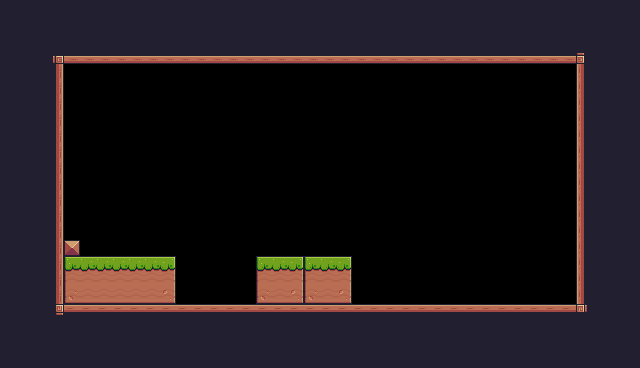

The image is a tile-based game level rendered from a .tmx file. Its description and complete source (layers, tilesets, objects, tile grids) follow:
An orthogonal 40x23 tile map with 16x16 px tiles, 1 tile layer (Background) and 1 object (Player).

<map version="1.10" tiledversion="1.12.1" orientation="orthogonal" renderorder="right-down" width="40" height="23" tilewidth="16" tileheight="16" infinite="0" nextlayerid="3" nextobjectid="3">
 <tileset firstgid="1" source="Pixel Adventure.tsx" />
 <layer id="1" name="Background" width="40" height="23">
  <data encoding="csv">
24,24,24,24,24,24,24,24,24,24,24,24,24,24,24,24,24,24,24,24,24,24,24,24,24,24,24,24,24,24,24,24,24,24,24,24,24,24,24,24,
24,24,24,24,24,24,24,24,24,24,24,24,24,24,24,24,24,24,24,24,24,24,24,24,24,24,24,24,24,24,24,24,24,24,24,24,24,24,24,24,
24,24,24,112,112,112,112,112,112,112,112,112,112,112,112,112,112,112,112,112,112,112,112,112,112,112,112,112,112,112,112,112,112,112,112,112,112,24,24,24,
24,24,24,92,134,134,134,134,134,134,134,134,134,134,134,134,134,134,134,134,134,134,134,134,134,134,134,134,134,134,134,134,134,134,134,134,93,24,24,24,
24,24,24,113,0,0,0,0,0,0,0,0,0,0,0,0,0,0,0,0,0,0,0,0,0,0,0,67,67,67,0,0,0,0,0,0,111,24,24,24,
24,24,24,113,0,0,0,0,0,0,0,0,0,0,0,0,0,0,0,0,0,0,0,0,0,0,0,0,0,0,0,0,0,0,0,0,111,24,24,24,
24,24,24,113,0,0,0,0,0,0,0,0,0,0,0,0,0,0,0,0,0,0,0,0,0,0,0,0,0,0,0,0,0,0,0,0,111,24,24,24,
24,24,24,113,0,0,0,0,0,0,0,0,0,0,0,0,0,0,0,0,0,0,0,0,0,0,0,0,0,0,0,0,0,0,0,0,111,24,24,24,
24,24,24,113,0,0,0,0,0,0,0,0,0,0,0,0,0,0,0,0,0,0,0,0,0,0,0,0,0,0,0,0,0,0,0,0,111,24,24,24,
24,24,24,113,0,0,0,0,0,0,0,0,0,0,0,0,0,0,0,0,0,0,0,0,0,0,0,0,0,0,0,0,0,0,0,0,111,24,24,24,
24,24,24,113,0,0,0,0,0,0,0,0,0,0,0,0,0,0,0,0,0,0,0,0,0,0,0,0,0,0,0,0,0,0,0,0,111,24,24,24,
24,24,24,113,0,0,0,0,0,0,0,0,0,0,0,0,0,0,0,0,0,0,0,0,0,0,0,0,0,0,0,0,0,0,0,0,111,24,24,24,
24,24,24,113,0,0,0,0,0,0,0,0,0,0,0,0,0,0,0,0,0,0,0,0,0,0,0,0,0,0,0,0,0,0,0,0,111,24,24,24,
24,24,24,113,0,0,0,0,0,0,0,0,0,0,0,0,0,0,0,0,0,0,0,0,0,0,0,0,0,0,0,0,0,0,0,0,111,24,24,24,
24,24,24,113,0,0,0,0,0,0,0,0,0,0,0,0,0,0,0,0,0,0,0,0,0,0,0,0,0,0,0,0,0,0,0,0,111,112,24,24,
24,24,24,113,35,0,0,0,0,0,0,0,0,0,0,0,0,0,0,0,0,0,0,0,0,0,0,0,0,0,0,0,0,0,0,0,111,112,24,24,
24,24,24,113,7,8,8,8,8,8,9,0,0,0,0,0,7,8,9,7,8,9,0,0,0,0,0,0,0,0,0,0,0,0,0,0,111,112,24,24,
24,24,24,113,29,30,30,30,30,30,31,0,0,0,0,0,29,30,31,29,30,31,0,0,0,0,0,0,0,0,0,0,0,0,0,0,111,112,24,24,
24,24,24,113,51,52,52,52,52,52,53,0,0,0,0,0,51,52,53,51,52,53,0,0,0,0,0,0,0,0,0,0,0,0,0,0,111,112,24,24,
24,24,24,114,90,90,90,90,90,90,90,90,90,90,90,90,90,90,90,90,90,90,90,90,90,90,90,90,90,90,90,90,90,90,90,90,115,24,24,24,
24,24,24,112,112,112,112,112,112,112,112,112,112,112,112,112,112,112,112,112,112,112,112,112,112,112,112,112,112,112,112,112,112,112,112,112,112,112,24,24,
24,24,24,24,24,24,24,24,24,24,24,112,112,112,112,112,112,112,112,112,112,24,24,24,24,24,112,112,112,112,112,24,24,24,24,24,24,24,24,24,
24,24,24,24,24,24,24,24,24,24,24,24,24,24,24,24,24,24,24,24,24,24,24,24,24,24,24,24,24,24,24,24,24,24,24,24,24,24,24,24
</data>
 </layer>
 <objectgroup id="2" name="Spawnpoints">
  <object id="2" name="Player" type="Player" x="272" y="224" width="32" height="32" />
 </objectgroup>
</map>
